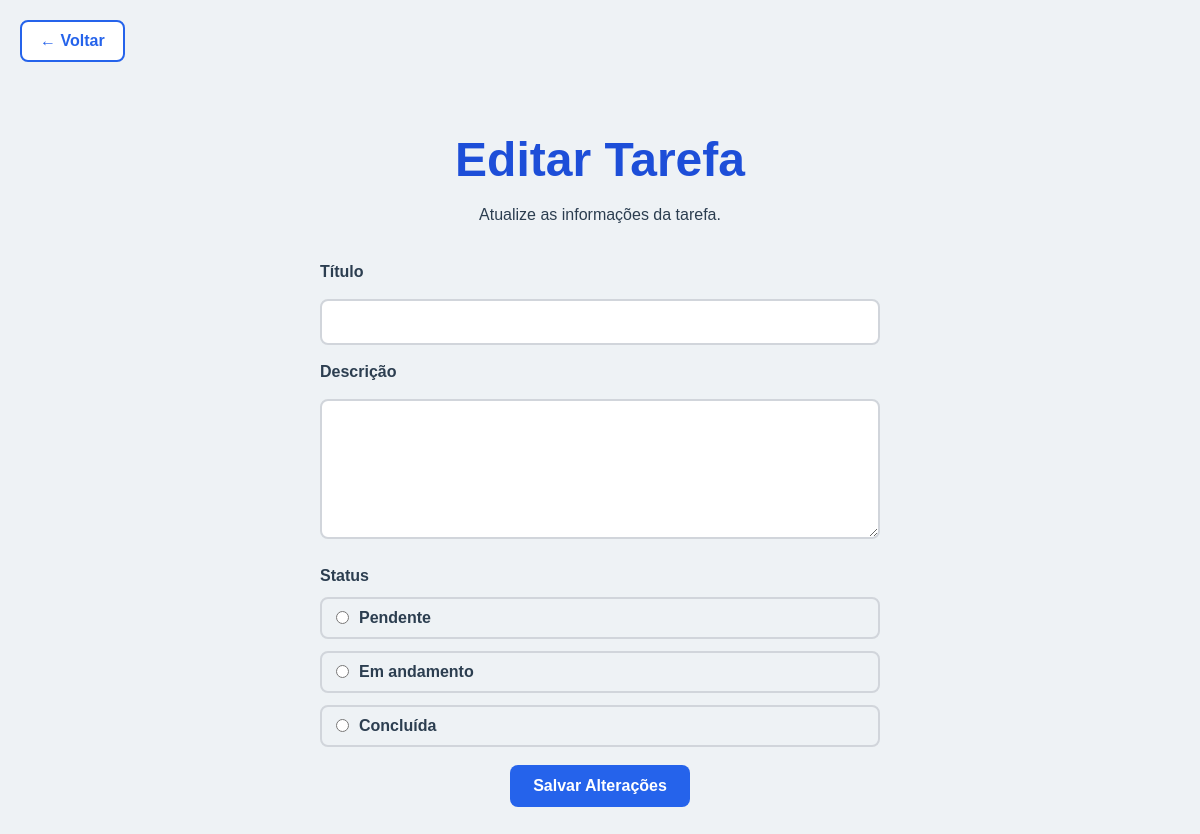
Before: /editar/18 with the older database file.
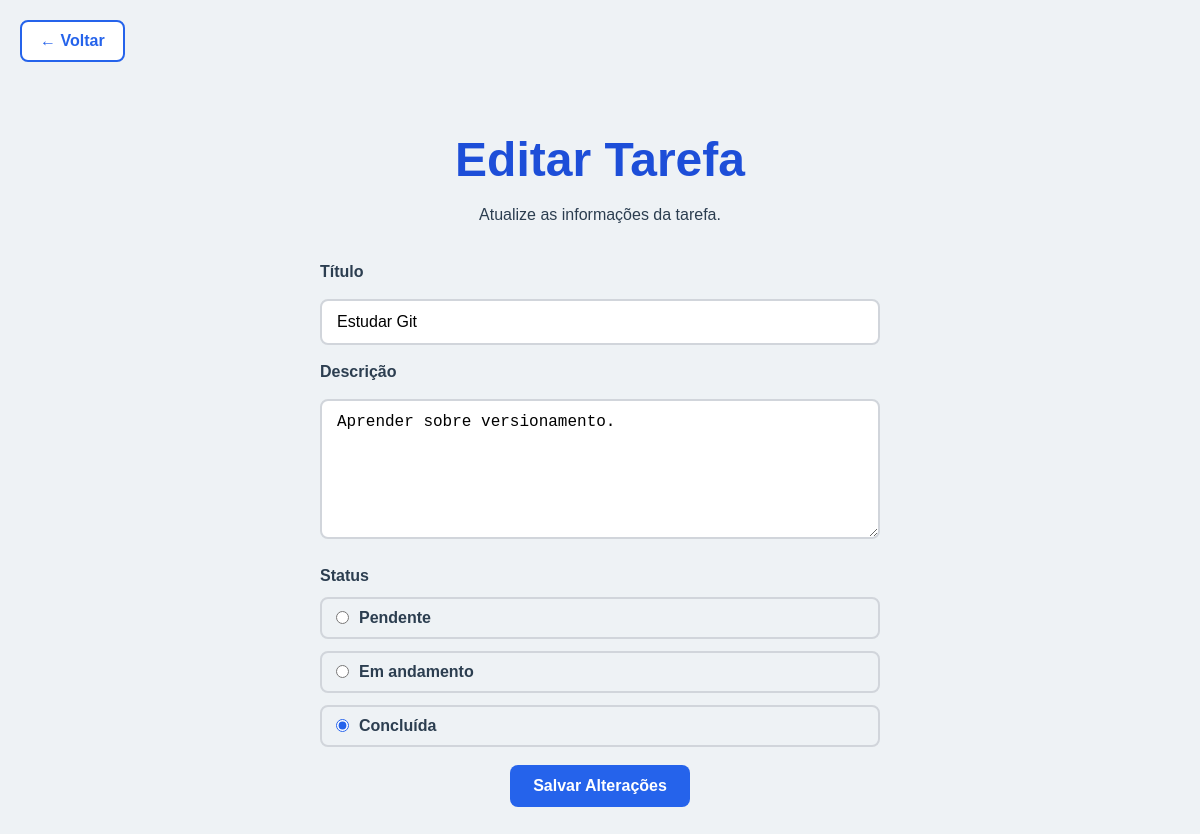
After: the same page with the newer database file.
### tables this page shows
CREATE TABLE tarefas (

            id INTEGER PRIMARY KEY AUTOINCREMENT,

            titulo TEXT NOT NULL,

            descricao TEXT NOT NULL,

            status TEXT NOT NULL

        );

### src/app.py (the view, shortened to what this page needs)
@app.route("/editar/<int:id>", methods=["GET", "POST"])
@app.route("/editar/<int:id>", methods=["GET", "POST"])
def atualizar_tarefa(id):
    tarefa = buscar_tarefa(id)
    return render_template(
        "editar_tarefa.html",
        tarefa=tarefa
    )

### src/database.py (called while the page is built)
def buscar_tarefa(id):
    conexao = sqlite3.connect(NOME_BANCO)
    conexao.row_factory = sqlite3.Row
    cursor = conexao.cursor()
    cursor.execute(
        "SELECT * FROM tarefas WHERE id = ?",
        (id,)
    )
    tarefa = cursor.fetchone()
    conexao.close()
    return tarefa

### src/templates/editar_tarefa.html (shortened to what this page needs)
<!DOCTYPE html>
<html lang="pt-BR">
<head>
    <link rel="stylesheet" href="../static/css/style.css">
</head>
<body>
    <a href="/tarefas" class="back-link">← Voltar</a>
    <main>
        <section class="form-container">
            <h1>Editar Tarefa</h1>
            <p>
                Atualize as informações da tarefa.
            </p>
            <form method="POST">
                <label for="titulo">Título</label>
                <input
                    type="text"
                    id="titulo"
                    name="titulo"
                    value="{{ tarefa.titulo }}"
                    required
                >
                <label for="descricao">Descrição</label>
                <textarea
                    id="descricao"
                    name="descricao"
                    required
                >{{ tarefa.descricao }}</textarea>
                <div class="status-group">
                    <label>Status</label>
                    <div>
                        <input
                            type="radio"
                            id="pendente"
                            name="status"
                            value="pendente"
                        >
                        <label for="pendente">Pendente</label>
                    </div>
                    <div>
                        <input
                            type="radio"
                            id="andamento"
                            name="status"
                            value="em_andamento"
                        >
                        <label for="andamento">Em andamento</label>
                    </div>
                    <div>
                        <input
                            type="radio"
                            id="concluida"
                            name="status"
                            value="concluida"
                            {% if tarefa.status == "concluida" %}checked{% endif %}
                        >
                        <label for="concluida">Concluída</label>
                    </div>
                </div>
                <button type="submit">
                    Salvar Alterações
                </button>
            </form>
        </section>
    </main>
</body>
</html>

Changed rows visible on the page:
added tarefas: titulo "Estudar Git", descricao "Aprender sobre versionamento.", status "☐ Pendente", status "☐ Em andamento", status "☑ Concluída"
Other visible differences:
form field status: "☐ Pendente" → (not shown)
form field status: "☐ Em andamento" → (not shown)
form field status: "☐ Concluída" → (not shown)
